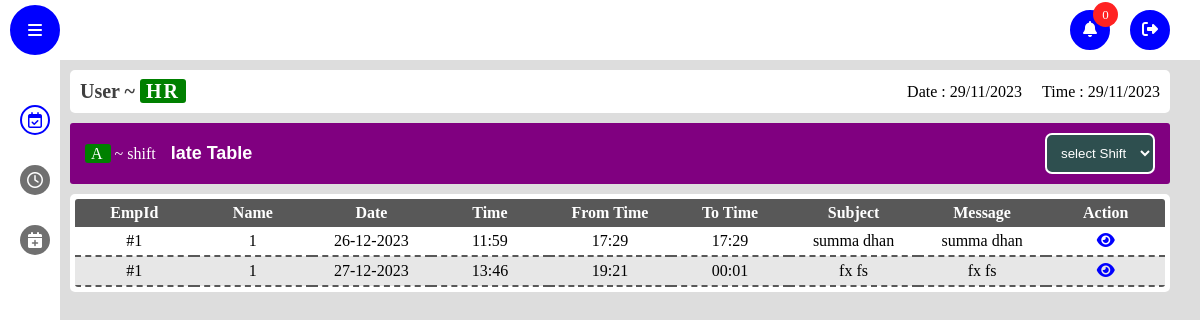
/late_table (signed in), run on an earlier commit of the app's database.
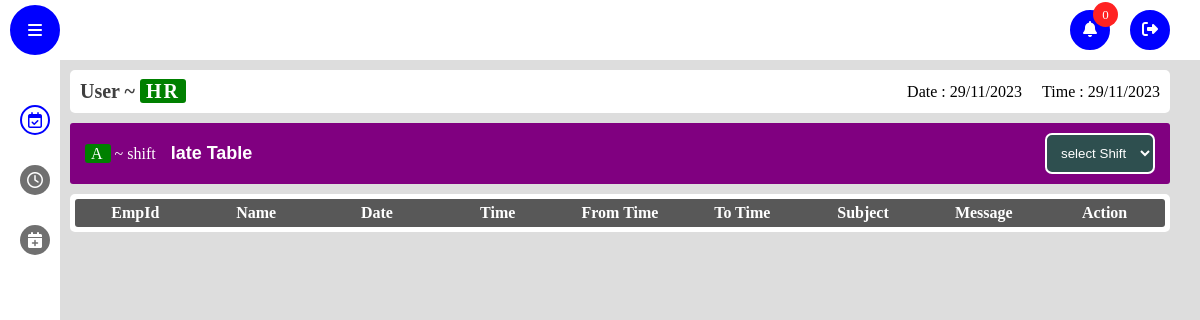
And on a later commit of the database.
### app/models.py (models this page shows)
class late(db.Model, UserMixin):
    id = db.Column(db.Integer, primary_key=True)
    emp_id = db.Column(db.Integer)
    emp_name = db.Column(db.String(150), nullable=False)
    reason = db.Column(db.String(150), nullable=False)
    from_time = db.Column(db.String(150), nullable=False)
    to_time = db.Column(db.String(150), nullable=False)
    approved_by = db.Column(db.String(150), default='Pending')
    hr_approval = db.Column(db.String(150), default='Pending')
    date = db.Column(db.DateTime(timezone=True), default=func.now())

### app/views.py (the view)
@views.route("/late_table")
@login_required
def late_table():
    late_permission=late.query.order_by(late.date).all()
    return render_template("late_table.html",late_permission=late_permission)

### app/templates/late_table.html (shortened to what this page needs)
<!DOCTYPE html>
<html lang="en">
  <head>
    <link rel="stylesheet" href="static/css/style.css" />
    <link rel="stylesheet" href="static/css/attendance.css" />
    <link
      rel="stylesheet"
      href="https://cdnjs.cloudflare.com/ajax/libs/font-awesome/5.15.4/css/all.min.css"
    />
    <link
      rel="stylesheet"
      href="https://cdnjs.cloudflare.com/ajax/libs/font-awesome/6.1.1/css/all.min.css"
    />
  </head>
  <body>
    <nav class="nav-bar">
      <div class="toogle-sidebar">
        <i class="fas fa-bars"></i>
      </div>
      <ul class="options">
        <li class="option">
          <div class="notification-btn">
            <span class>
              <i class="fas fa-bell"></i>
            </span>
            <div class="notify-count">
              <p class="count">0</p>
            </div>
          </div>
        </li>
        <a href="/logout" class="option logout">
          <span>
            <i class="fas fa-sign-out-alt"></i>
          </span>
        </a>
      </ul>
    </nav>
    <aside class="sidebar">
      <ul class="side-menu">
        <form class="menu-option active">
          <a href="/attendance_table">
            <span class="icon">
              <i class="far fa-calendar-check"></i>
            </span>
          </a>
        </form>
        <form action="/late_table" class="menu-option">
          <a href="/late_table">
            <span class="icon">
              <i class="far fa-clock"></i>
            </span>
          </a>
        </form>
        <form action="/leave_table" class="menu-option">
          <a href="/leave_table">
            <span class="icon">
              <i class="fas fa-calendar-plus"></i>
            </span>
          </a>
        </form>
      </ul>
    </aside>
    <main class="main active">
      <header class="details-bar">
        <div class="user-details">
          <h1 class="user-role">User ~ <span class="role tag">HR</span></h1>
        </div>
        <div class="date-time-details">
          <p class="date"></p>
          <p class="time"></p>
        </div>
      </header>
      <link rel="stylesheet" href="static/css/late.css" />
      <section class="late-table-section">
        <header class="late-header">
          <div class="frame-header">
            <div class="frame-details">
              <p class="shift name"><span class="tag">A</span> ~ shift</p>
              <p class="frame-name">late Table</p>
            </div>
            <div class="frame-options">
              <select name="shift" id="shift" class="tag-btn">
                <option value="">select Shift</option>
              </select>
            </div>
          </div>
        </header>
        <div class="table">
          <table>
            <thead>
              <th>EmpId</th>
              <th>Name</th>
              <th>Date</th>
              <th>Time</th>
              <th>From Time</th>
              <th>To Time</th>
              <th>Subject</th>
              <th>Message</th>
              <th>Action</th>
            </thead>
            <tbody class="late-table" id="late-table">
              {% for late_permission in late_permission %}
              <tr>
                <td>#{{late_permission.emp_id}}</td>
                <td>{{late_permission.emp_name}}</td>
                <td>{{late_permission.date.strftime('%d-%m-%Y') }}</td>
                <td>{{late_permission.date.strftime('%H:%M') }}</td>
                <td>{{late_permission.from_time}}</td>
                <td>{{late_permission.to_time}}</td>
                <td>{{late_permission.reason}}</td>
                <td>{{late_permission.reason}}</td>
                <td>
                  <a
                    href="{{ url_for('views.late_req_profile',
                                     emp_id=late_permission.emp_id,
                                     emp_name=late_permission.emp_name,
                                     from_time=late_permission.from_time,
                                     to_time=late_permission.to_time,
                                     reason=late_permission.reason,
                                     req_id=late_permission.id )}}"
                    ><i class="fas fa-eye"></i
                  ></a>
                </td>
              </tr>
              {% endfor %}
            </tbody>
          </table>
        </div>
      </section>
    </main>
  </body>
</html>

### app/static/css/style.css (style rules this page uses)
* { margin: 0; padding: 0; box-sizing: border-box; }
.nav-bar { width: 100vw; position: fixed; top: 0; left: 0; right: 0; height: 60px; background: #fff; display: flex; align-items: center; justify-content: space-between; padding: 0 10px; z-index: 10; }
body { background: #ddd; }
.toogle-sidebar { width: 50px; height: 50px; background: #0000ff; color: #fff; border-radius: 50%; display: flex; align-items: center; justify-content: center; cursor: pointer; border: 2px solid #0000ff; transition: all .3s; }
.options { display: flex; align-items: center; gap: 20px; margin-right: 20px; position: relative; }
.option { width: 40px; height:40px; border-radius: 50%; list-style: none; display: flex; align-items: center; justify-content: center; flex-direction: column; text-transform: capitalize; cursor: pointer; color: #fff; transition: all .3s; background: #0000ff; border: 2px solid #0000ff; position: relative; }
.notify-count { position: absolute; right: -10px; top: -10px; width: 25px; height: 25px; border-radius: 50%; background: rgb(255, 34, 34); display: flex; align-items: center; justify-content: center; font-size: 13px; color: #fff; }
.notification-btn { width: 100%; height: 100%; display: flex; justify-content: center; align-items: center; }
li { list-style: none; }
.sidebar { position: fixed; top: 60px; height: calc(100% - 50px); width: 60px; background: #fff; padding: 10px; z-index: 10; overflow-x: hidden; transition: all .5s; }
.side-menu { width: 100%; display: flex; flex-direction: column; align-items: center; gap: 10px; padding: 10px 0; position: absolute; }
.menu-option { width: 100%; display: flex; align-items: center; gap: 5px; height: 50px; border-radius: 5px; padding: 0 10px; cursor: pointer; position: relative; }
.icon { width: 30px; height: 30px; background: #707070; border-radius: 50%; display: flex; align-items: center; justify-content: center; transition: all .3s; color: #ffffff; position: absolute; }
.menu-option:hover, .menu-option.active { color: #0000ff; }
.menu-option:hover .icon, .menu-option.active .icon { background: #ffffff; color: #0000ff; border: 2px solid #0000ff; }
.main { width: calc(100vw - 180px); min-height: calc(100vh - 60px); position: relative; top: 60px; left: 160px; padding: 10px; z-index: 5; transition: all .5s; }
.main.active { width: calc(100vw - 80px); left: 60px; }
.details-bar { width: 100%; display: flex; align-items: center; justify-content: space-between; padding: 10px; background: #ffffff; border-radius: 5px; }
.date-time-details { display: flex; align-items: center; gap: 20px; }
.user-role { color: #3f3f3f; font-size: 20px; }
.tag { padding: 1px 6px; background: green; color: #ffffff; border-radius: 3px; letter-spacing: 2px; }
.user-details { backdrop-filter: blur(5px); border-radius: 5px; }

### app/static/css/attendance.css (style rules this page uses)
.frame-header { width: 100%; display: flex; align-items: center; justify-content: space-between; padding: 10px 15px; background: #800080; color: #fff; border-radius: 3px; }
.frame-details { display: flex; align-items: center; gap: 15px; }
.frame-name { font-family: sans-serif; font-weight: 700; font-size: 18px; }
td,th { min-width: 30px; text-align: center; padding: 5px 0; }
.tag-btn { padding: 10px; border-radius: 7px; border: 2px solid; background: #2E4F4F; color: #fff; cursor: pointer; transition: all .5s; outline: none; }
a { text-decoration: none; }

### app/static/css/late.css (style rules this page uses)
.table { max-width: 100%; padding: 5px; overflow-x: scroll; margin-top: 10px; background: #fff; border-radius: 5px; }
.late-table-section { margin-top: 10px; }
table { border-collapse: collapse; border-radius: 3px; overflow: hidden; width: -webkit-fill-available; }
table thead { background: #585858; color: #fff; }
td, th { min-width: 75px; }

What changed in the data, as far as the page shows it:
removed late: emp_id "1", emp_name "1", date "26-12-2023", date "11:59", from_time "17:29", to_time "17:29", reason "summa dhan"
removed late: emp_id "1", emp_name "1", date "27-12-2023", date "13:46", from_time "19:21", to_time "00:01", reason "fx fs"
